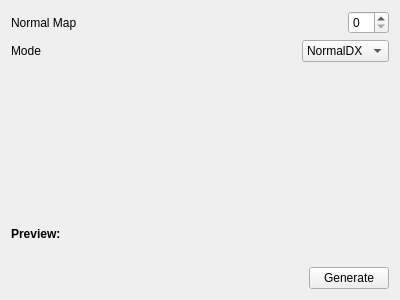
<?xml version="1.0" encoding="UTF-8"?>
<ui version="4.0">
 <class>PBR_Window</class>
 <widget class="QWidget" name="PBR_Window">
  <property name="geometry">
   <rect>
    <x>0</x>
    <y>0</y>
    <width>400</width>
    <height>300</height>
   </rect>
  </property>
  <property name="maximumSize">
   <size>
    <width>400</width>
    <height>300</height>
   </size>
  </property>
  <property name="windowTitle">
   <string>Form</string>
  </property>
  <layout class="QGridLayout" name="gridLayout">
   <item row="4" column="0">
    <widget class="QLabel" name="PBR_Preview_Label">
     <property name="text">
      <string/>
     </property>
    </widget>
   </item>
   <item row="1" column="0">
    <widget class="QLabel" name="label">
     <property name="text">
      <string>Mode</string>
     </property>
    </widget>
   </item>
   <item row="1" column="1" alignment="Qt::AlignRight">
    <widget class="QComboBox" name="normal_mode">
     <item>
      <property name="text">
       <string>NormalDX</string>
      </property>
     </item>
     <item>
      <property name="text">
       <string>NormalGL</string>
      </property>
     </item>
    </widget>
   </item>
   <item row="0" column="1" alignment="Qt::AlignRight">
    <widget class="QSpinBox" name="normal_size_spinbox"/>
   </item>
   <item row="6" column="1" alignment="Qt::AlignRight|Qt::AlignBottom">
    <widget class="QPushButton" name="pbr_generate_btn">
     <property name="cursor">
      <cursorShape>PointingHandCursor</cursorShape>
     </property>
     <property name="text">
      <string>Generate</string>
     </property>
    </widget>
   </item>
   <item row="3" column="0">
    <widget class="QLabel" name="label_2">
     <property name="font">
      <font>
       <bold>true</bold>
      </font>
     </property>
     <property name="text">
      <string>Preview:</string>
     </property>
    </widget>
   </item>
   <item row="0" column="0">
    <widget class="QLabel" name="label_12">
     <property name="text">
      <string>Normal Map</string>
     </property>
    </widget>
   </item>
   <item row="2" column="0">
    <spacer name="verticalSpacer_2">
     <property name="orientation">
      <enum>Qt::Vertical</enum>
     </property>
     <property name="sizeHint" stdset="0">
      <size>
       <width>20</width>
       <height>40</height>
      </size>
     </property>
    </spacer>
   </item>
  </layout>
 </widget>
 <resources/>
 <connections/>
</ui>
